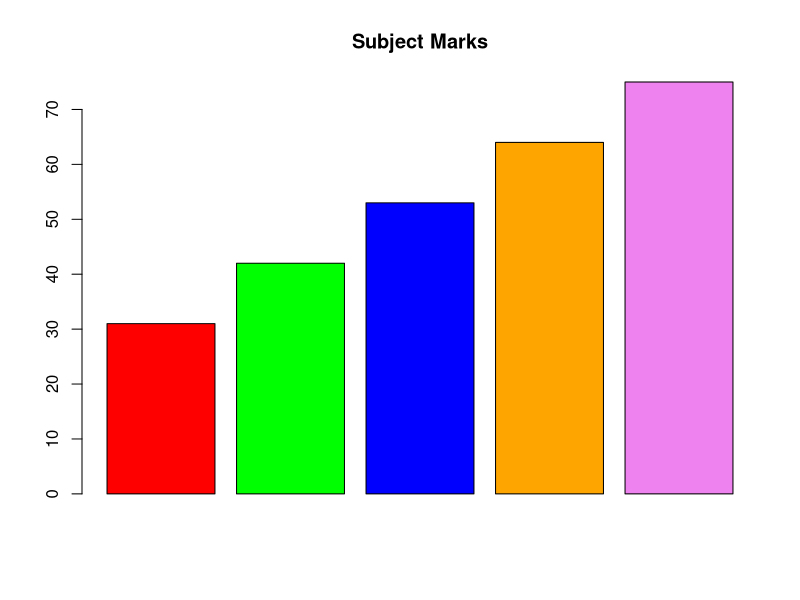

Recreate this plot in R.
# Write an R program to create a simple bar plot of five subject's marks.
x = c(31,42,53,64,75)
labels = c("Eng", "Math", "Sci", "Soc", "Chem")
colors = c("red","green","blue","orange","violet")
barplot(x, name.arg=labels, main="Subject Marks", col=colors)
